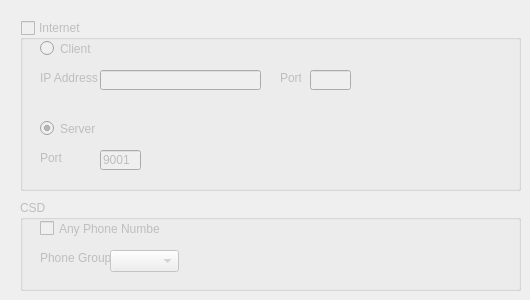
    <widget class="QWidget" name="tab_5">
     <attribute name="title">
      <string>Access</string>
     </attribute>
     <widget class="QGroupBox" name="groupBox_14">
      <property name="enabled">
       <bool>false</bool>
      </property>
      <property name="geometry">
       <rect>
        <x>20</x>
        <y>20</y>
        <width>501</width>
        <height>171</height>
       </rect>
      </property>
      <property name="title">
       <string>Internet</string>
      </property>
      <property name="checkable">
       <bool>true</bool>
      </property>
      <property name="checked">
       <bool>false</bool>
      </property>
      <widget class="QRadioButton" name="radioButton_8">
       <property name="geometry">
        <rect>
         <x>20</x>
         <y>20</y>
         <width>82</width>
         <height>17</height>
        </rect>
       </property>
       <property name="text">
        <string>Client</string>
       </property>
      </widget>
      <widget class="QRadioButton" name="radioButton_9">
       <property name="geometry">
        <rect>
         <x>20</x>
         <y>100</y>
         <width>82</width>
         <height>17</height>
        </rect>
       </property>
       <property name="text">
        <string>Server</string>
       </property>
       <property name="checked">
        <bool>true</bool>
       </property>
      </widget>
      <widget class="QLineEdit" name="lineEdit_49">
       <property name="geometry">
        <rect>
         <x>290</x>
         <y>50</y>
         <width>41</width>
         <height>20</height>
        </rect>
       </property>
      </widget>
      <widget class="QLineEdit" name="lineEdit_48">
       <property name="geometry">
        <rect>
         <x>80</x>
         <y>50</y>
         <width>161</width>
         <height>20</height>
        </rect>
       </property>
      </widget>
      <widget class="QLabel" name="label_61">
       <property name="geometry">
        <rect>
         <x>260</x>
         <y>50</y>
         <width>21</width>
         <height>16</height>
        </rect>
       </property>
       <property name="text">
        <string>Port</string>
       </property>
      </widget>
      <widget class="QLabel" name="label_62">
       <property name="geometry">
        <rect>
         <x>20</x>
         <y>50</y>
         <width>61</width>
         <height>16</height>
        </rect>
       </property>
       <property name="text">
        <string>IP Address</string>
       </property>
      </widget>
      <widget class="QLabel" name="label_63">
       <property name="geometry">
        <rect>
         <x>20</x>
         <y>130</y>
         <width>41</width>
         <height>16</height>
        </rect>
       </property>
       <property name="text">
        <string>Port</string>
       </property>
      </widget>
      <widget class="QLineEdit" name="lineEdit_50">
       <property name="geometry">
        <rect>
         <x>80</x>
         <y>130</y>
         <width>41</width>
         <height>20</height>
        </rect>
       </property>
       <property name="text">
        <string>9001</string>
       </property>
      </widget>
     </widget>
     <widget class="QGroupBox" name="groupBox_15">
      <property name="enabled">
       <bool>false</bool>
      </property>
      <property name="geometry">
       <rect>
        <x>20</x>
        <y>200</y>
        <width>501</width>
        <height>91</height>
       </rect>
      </property>
      <property name="title">
       <string>CSD</string>
      </property>
      <property name="checkable">
       <bool>false</bool>
      </property>
      <property name="checked">
       <bool>false</bool>
      </property>
      <widget class="QCheckBox" name="checkBox_14">
       <property name="geometry">
        <rect>
         <x>20</x>
         <y>20</y>
         <width>121</width>
         <height>17</height>
        </rect>
       </property>
       <property name="text">
        <string>Any Phone Number</string>
       </property>
       <property name="checked">
        <bool>false</bool>
       </property>
      </widget>
      <widget class="QLabel" name="label_64">
       <property name="geometry">
        <rect>
         <x>20</x>
         <y>50</y>
         <width>71</width>
         <height>16</height>
        </rect>
       </property>
       <property name="text">
        <string>Phone Group</string>
       </property>
      </widget>
      <widget class="QComboBox" name="comboBox_11">
       <property name="geometry">
        <rect>
         <x>90</x>
         <y>50</y>
         <width>69</width>
         <height>22</height>
        </rect>
       </property>
      </widget>
     </widget>
    </widget>
